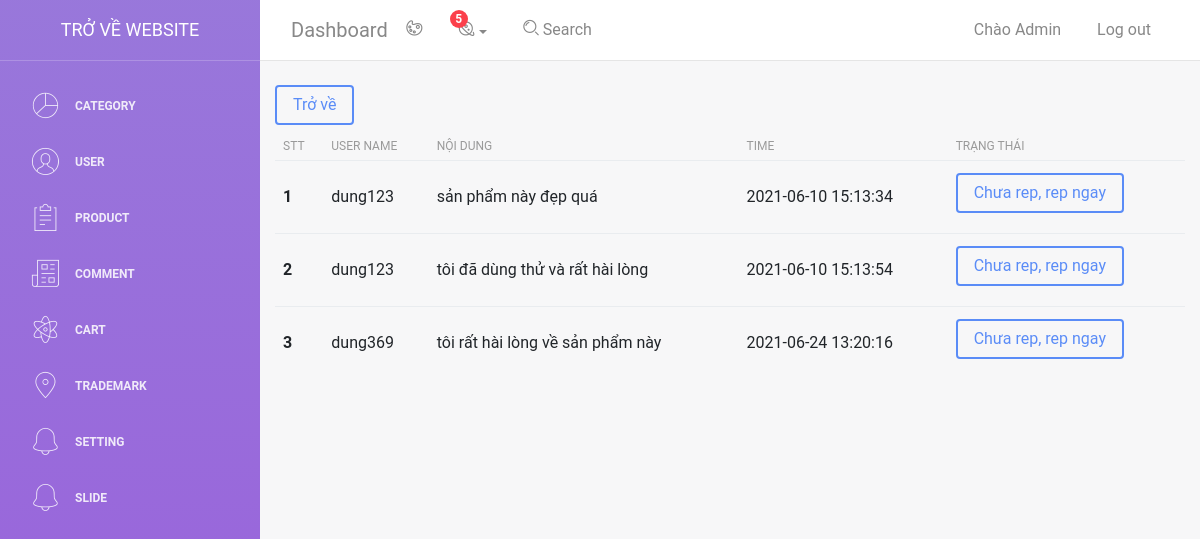
Page /admin/light-bootstrap-dashboard-master/examples/comment_detail.php?id=10 (signed in) on the committed database.
### tables this page shows
CREATE TABLE `users` (
  `id_user` int(11) NOT NULL,
  `name` varchar(50) NOT NULL,
  `email` text NOT NULL,
  `phone` int(11) NOT NULL,
  `address` text NOT NULL,
  `password` text NOT NULL,
  `image` text NOT NULL,
  `admin` bit(1) NOT NULL,
  `time` text NOT NULL,
  `time_update` text NOT NULL
);

CREATE TABLE `comment` (
  `id` int(11) NOT NULL,
  `id_user` int(11) NOT NULL,
  `product` varchar(50) NOT NULL,
  `id_product` int(11) NOT NULL,
  `username` varchar(50) NOT NULL,
  `content` text NOT NULL,
  `admin_rep` bit(1) NOT NULL,
  `time` datetime NOT NULL
);

### admin/light-bootstrap-dashboard-master/examples/comment_detail.php (the view, shortened to what this page needs)
<?php
include 'db.php';
include 'header.php';
?>
<div class="container">
    <div class="d-flex mt-4">
        <a class="btn btn-primary"href="comment.php">Trở về</a>
    </div>
    <table class="table">
        <thead>
            <tr>
                <th scope="col">STT</th>
                <th scope="col">User Name</th>
                <th scope="col">Nội dung</th>
                <th scope="col">Time</th>
                <th scope="col">Trạng thái</th>
            </tr>
        </thead>
        <tbody>
            <?php
            if(isset($_COOKIE['user'])){
                $email = $_COOKIE['user'];
                $sql_user = "SELECT * FROM `users` WHERE `email` = '$email'";
                $result_user = $conn->query($sql_user);
                if($result_user->num_rows > 0){
                    while($row_user = $result_user->fetch_assoc()){
                        $admin = $row_user['admin'];
                    }
                }
                if($admin==1){
                    if (isset($_GET['id'])) {
                        $id = $_GET['id'];
                        $sql = "SELECT * FROM `comment` WHERE `id_product` = '$id'";
                        $result = $conn->query($sql);
                        if ($result->num_rows > 0) {
                            $dem = 0;
                            while ($row = $result->fetch_assoc()) {
                                $id_comment = $row['id'];
                                $comment = $row['content'];
                                $user_name = $row['username'];
                                $time = $row['time'];
                                $admin_rep = $row['admin_rep'];
                                $dem++;
                                echo '<tr>
                        <th scope="row">' . $dem . '</th>
                        <td>' . $user_name . '</td>
                        <td>' . $comment . '</td>
                        <td>' . $time . '</td>';
                                if ($admin_rep == 1) {
                                    echo '<td>
                                <span class="btn btn-primary">Đã rep</span>
                            </td>';
                                } else {
                                    echo '<td>
                                <label for="' . $id_comment . '" class="btn btn-primary">Chưa rep, rep ngay</label>
                                <input type="checkbox" id="' . $id_comment . '" class="rep_input" hidden>
                                <div class="repcomment">
                                    <form action="" method="post">
                                        <input type="text" class="form-control" name="rep_admin" required>
                                        <div class="mt-3">
                                            <button class="btn btn-primary" type="submit" name="repcomment' . $id_comment . '">Trả lời</button>
                                            <label class="btn btn-primary m-0" for="' . $id_comment . '">Hủy</label>
                                        </div>
                                    </form>
                                </div>
                            </td>';
                                }
                                echo '</tr>';
                            }
                        }
                    }
                }else{
                    echo '<div class="alert alert-danger">
                        <span>Bạn không phải admin!!!</span>
                    </div>';
                }
            }
            ?>
    </table>
</div>

### admin/light-bootstrap-dashboard-master/examples/header.php (shortened to what this page needs)
<!DOCTYPE html>
<html lang="en">
<head>
    <link rel="stylesheet" href="https://cdnjs.cloudflare.com/ajax/libs/font-awesome/5.15.3/css/all.min.css" />
    <link href="../assets/css/bootstrap.min.css" rel="stylesheet" />
    <link href="../assets/css/light-bootstrap-dashboard.css?v=2.0.0 " rel="stylesheet" />
    <link href="../assets/css/demo.css?v=<?php echo time(); ?>" rel="stylesheet" />
</head>
<body>
    <div class="wrapper">
        <div class="sidebar" data-image="../assets/img/sidebar-5.jpg">
            <div class="sidebar-wrapper">
                <div class="logo">
                    <a href="../../../index.php" class="simple-text">
                        Trở về website
                    </a>
                </div>
                <ul class="nav">
                    <li class="nav-item">
                        <a class="nav-link" href="category.php?q=category">
                            <i class="nc-icon nc-chart-pie-35"></i>
                            <p>Category</p>
                        </a>
                    </li>
                    <li>
                        <a class="nav-link" href="user.php?q=user">
                            <i class="nc-icon nc-circle-09"></i>
                            <p>User </p>
                        </a>
                    </li>
                    <li>
                        <a class="nav-link" href="product.php?q=product">
                            <i class="nc-icon nc-notes"></i>
                            <p>Product</p>
                        </a>
                    </li>
                    <li>
                        <a class="nav-link" href="./comment.php">
                            <i class="nc-icon nc-paper-2"></i>
                            <p>Comment</p>
                        </a>
                    </li>
                    <li>
                        <a class="nav-link" href="cart.php">
                            <i class="nc-icon nc-atom"></i>
                            <p>Cart</p>
                        </a>
                    </li>
                    <li>
                        <a class="nav-link" href="trademark.php">
                            <i class="nc-icon nc-pin-3"></i>
                            <p>Trademark</p>
                        </a>
                    </li>
                    <li>
                        <a class="nav-link" href="setting.php">
                            <i class="nc-icon nc-bell-55"></i>
                            <p>Setting</p>
                        </a>
                    </li>
                    <li>
                        <a class="nav-link" href="slide.php">
                            <i class="nc-icon nc-bell-55"></i>
                            <p>Slide</p>
                        </a>
                    </li>
                </ul>
            </div>
        </div>
        <div class="main-panel">
            <nav class="navbar navbar-expand-lg " color-on-scroll="500">
                <div class="container-fluid">
                    <a class="navbar-brand" href="#pablo"> Dashboard </a>
                    <div class="collapse navbar-collapse justify-content-end" id="navigation">
                        <ul class="nav navbar-nav mr-auto">
                            <li class="nav-item">
                                <a href="#" class="nav-link" data-toggle="dropdown">
                                    <i class="nc-icon nc-palette"></i>
                                </a>
                            </li>
                            <li class="dropdown nav-item">
                                <a href="#" class="dropdown-toggle nav-link" data-toggle="dropdown">
                                    <i class="nc-icon nc-planet"></i>
                                    <span class="notification">5</span>
                                </a>
                            </li>
                            <li class="nav-item">
                                <a href="#" class="nav-link">
                                    <i class="nc-icon nc-zoom-split"></i>
                                    <span class="d-lg-block">&nbsp;Search</span>
                                </a>
                            </li>
                        </ul>
                        <ul class="navbar-nav ml-auto">
                            <li class="nav-item">
                                <?php
                                    include 'db.php';
                                    if(isset($_COOKIE['user'])){
                                        $email = $_COOKIE['user'];
                                        $sql = "SELECT * FROM `users` WHERE `email` = '$email'";
                                        $result = $conn->query($sql);
                                        if($result->num_rows > 0){
                                            while ($row = $result->fetch_assoc()){
                                                echo '
                                                        <a class="nav-link" href="user.php">
                                                        <span class="no-icon">Chào Admin</span>
                                                    </a>
                                                ';
                                            }
                                        }
                                    }
                                ?>
                            </li>
                            <li class="nav-item">
                                <?php
                                    if(isset($_COOKIE['user'])){
                                        echo '<a class="nav-link" href="dangxuat.php">
                                        <span class="no-icon">Log out</span>
                                    </a>';
                                    }else{
                                        echo '<a class="nav-link" href="../../../login.php">
                                        <span class="no-icon">Đăng nhập</span>
                                    </a>';
                                    }
                                ?>
                            </li>
                        </ul>
                    </div>
                </div>
            </nav>

### rows in the picture
comment: username "dung123", content "sản phẩm này đẹp quá", time "2021-06-10 15:13:34"
comment: username "dung123", content "tôi đã dùng thử và rất hài lòng", time "2021-06-10 15:13:54"
comment: username "dung369", content "tôi rất hài lòng về sản phẩm này", time "2021-06-24 13:20:16"
